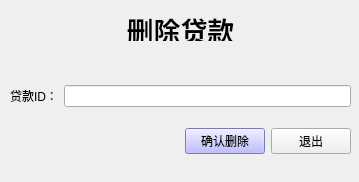
<?xml version="1.0" encoding="UTF-8"?>
<ui version="4.0">
 <class>Form</class>
 <widget class="QWidget" name="Form">
  <property name="geometry">
   <rect>
    <x>0</x>
    <y>0</y>
    <width>359</width>
    <height>182</height>
   </rect>
  </property>
  <property name="windowTitle">
   <string>Form</string>
  </property>
  <widget class="QLabel" name="label">
   <property name="geometry">
    <rect>
     <x>110</x>
     <y>10</y>
     <width>141</width>
     <height>31</height>
    </rect>
   </property>
   <property name="text">
    <string>&lt;html&gt;&lt;head/&gt;&lt;body&gt;&lt;p align=&quot;center&quot;&gt;&lt;span style=&quot; font-size:20pt; font-weight:600;&quot;&gt;删除贷款&lt;/span&gt;&lt;/p&gt;&lt;/body&gt;&lt;/html&gt;</string>
   </property>
  </widget>
  <widget class="QWidget" name="">
   <property name="geometry">
    <rect>
     <x>10</x>
     <y>70</y>
     <width>341</width>
     <height>101</height>
    </rect>
   </property>
   <layout class="QVBoxLayout" name="verticalLayout">
    <item>
     <layout class="QHBoxLayout" name="horizontalLayout">
      <item>
       <widget class="QLabel" name="label_2">
        <property name="text">
         <string>贷款ID：</string>
        </property>
       </widget>
      </item>
      <item>
       <widget class="QLineEdit" name="lineEdit"/>
      </item>
     </layout>
    </item>
    <item>
     <layout class="QHBoxLayout" name="horizontalLayout_2">
      <item>
       <spacer name="horizontalSpacer">
        <property name="orientation">
         <enum>Qt::Horizontal</enum>
        </property>
        <property name="sizeHint" stdset="0">
         <size>
          <width>40</width>
          <height>20</height>
         </size>
        </property>
       </spacer>
      </item>
      <item>
       <widget class="QPushButton" name="pushButton">
        <property name="styleSheet">
         <string notr="true">background-color: rgb(170, 170, 255);</string>
        </property>
        <property name="text">
         <string>确认删除</string>
        </property>
       </widget>
      </item>
      <item>
       <widget class="QPushButton" name="pushButton_2">
        <property name="text">
         <string>退出</string>
        </property>
       </widget>
      </item>
     </layout>
    </item>
   </layout>
  </widget>
 </widget>
 <resources/>
 <connections>
  <connection>
   <sender>pushButton_2</sender>
   <signal>clicked()</signal>
   <receiver>Form</receiver>
   <slot>close()</slot>
   <hints>
    <hint type="sourcelabel">
     <x>329</x>
     <y>143</y>
    </hint>
    <hint type="destinationlabel">
     <x>356</x>
     <y>161</y>
    </hint>
   </hints>
  </connection>
 </connections>
</ui>
